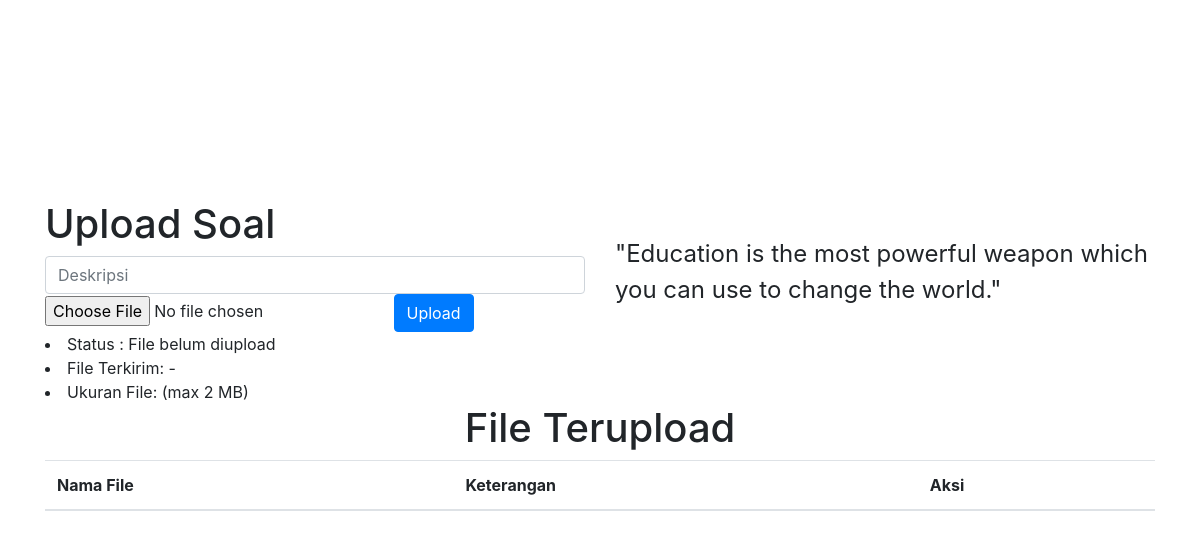
Before: /upload.php with the older database file.
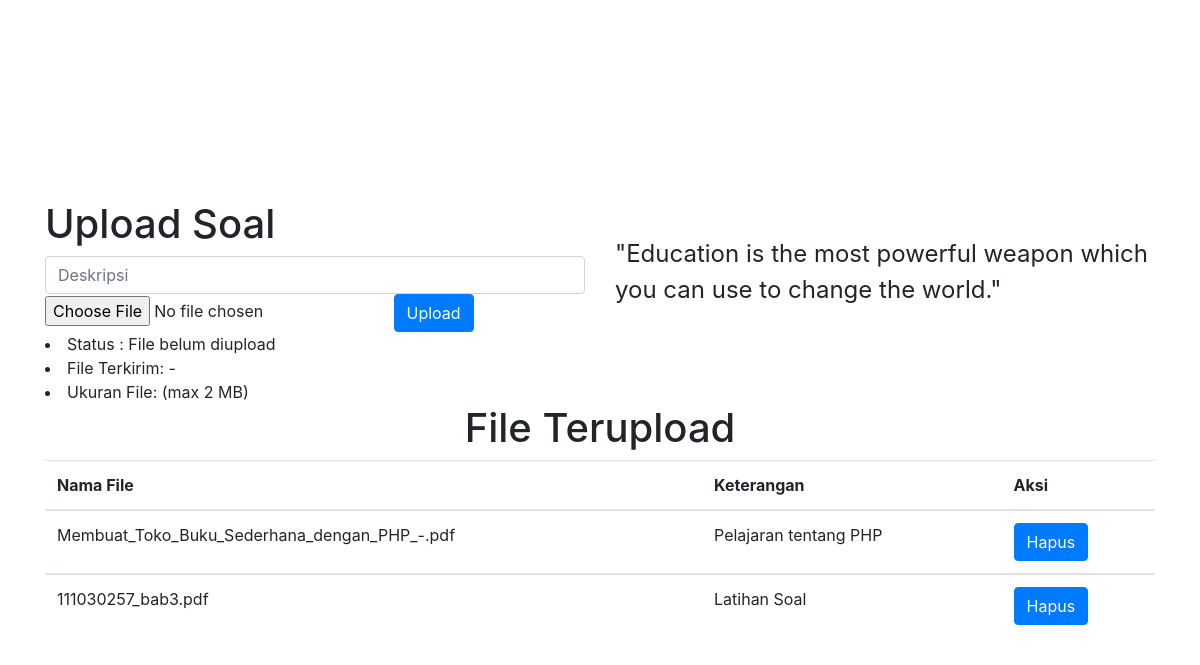
After: the same page with the newer database file.
### tables this page shows
CREATE TABLE `upload` (
  `id_file` int(11) NOT NULL,
  `nama` varchar(255) NOT NULL,
  `keterangan` text NOT NULL
);

### upload.php (the view, shortened to what this page needs)
<?php
require_once("koneksi.php");
$status = "File belum diupload";
$file_name = "-";
$file_size = "(max 2 MB)";
?>
<!DOCTYPE html>
<html>
<head>
    <link rel="stylesheet" href="https://cdnjs.cloudflare.com/ajax/libs/twitter-bootstrap/4.0.0/css/bootstrap.min.css">
    <link rel="stylesheet" href="https://cdnjs.cloudflare.com/ajax/libs/font-awesome/4.7.0/css/font-awesome.min.css">
    <link rel="stylesheet" href="https://cdnjs.cloudflare.com/ajax/libs/ionicons/2.0.1/css/ionicons.min.css">
    <link rel="stylesheet" href="https://cdnjs.cloudflare.com/ajax/libs/aos/2.1.1/aos.css">
    <link rel="stylesheet" href="https://cdnjs.cloudflare.com/ajax/libs/Swiper/3.3.1/css/swiper.min.css">
    <link rel="stylesheet" href="assets/css/styles.min.css">
</head>
<body>
    <nav class="navbar navbar-light navbar-expand-md fixed-top visible" data-aos="flip-up" data-aos-delay="900" style="background-color:#72aeda;color:rgb(205,207,208);">
        <div class="container-fluid"><a class="navbar-brand" href="#" style="color:#ffffff;"><strong></strong></a>
            <div
                class="collapse navbar-collapse justify-content-end" id="navcol-1">
                <ul class="nav navbar-nav">
                    <li class="nav-item" role="presentation"><a class="nav-link active" href="beranda_admin.php" style="color:#ffffff;padding:14px;">Beranda</a></li>
                    <li class="nav-item" role="presentation"><a class="nav-link" href="logout.php" style="color:#ffffff;"><button class="btn btn-primary" type="button">Keluar</button></a></li>
                </ul>
        </div>
        </div>
    </nav>
    <h1 class="text-center" style="padding:96px;"></h1>
     <?php
        $sql = 'SELECT * FROM upload';
        $result = mysqli_query($con, $sql);
    ?>
    <div>
        <div class="container">
            <div class="row">
                <div class="col-md-6">
                    <form method="post" enctype="multipart/form-data">
                        <h1>Upload Soal</h1><input class="form-control" type="text" placeholder="Deskripsi" name="deskripsi"><input type="file" style="padding:0px;" name="file">
                        <button class="btn btn-primary" type="submit" name="submit">Upload</button></form>
                        <a>
                        <li>Status : <?php echo $status; ?> </li>
                        <li>File Terkirim: <?php echo $file_name;  ?> </li>
                        <li>Ukuran File: <?php echo $file_size;  ?> </li>
                        </a>
                </div>
                <div class="col-md-6">
                    <p style="font-size:24px;"><br>"Education is the most powerful weapon which you can use to change the world."<br></p>
                </div>
            </div>
        </div>
    </div>
    <div class="container">
        <h1 class="text-center">File Terupload</h1>
        <div class="table-responsive">
            <table class="table">
                <thead>
                    <tr>
                        <th>Nama File</th>
                        <th>Keterangan</th>
                        <th>Aksi</th>
                    </tr>
                </thead>
                <?php while($product = mysqli_fetch_object($result)) { ?>
                <tbody>
                    <tr>
                        <td> <?php echo $product->nama; ?> </td>
                        <td> <?php echo $product->keterangan; ?> </td>
                        <td> <a href="upload.php?id=<?php echo $product->id_file; ?>" onclick="return confirm('Are you sure?')" ><button class="btn btn-primary" type="button">Hapus</button></a></td>
                    </tr>
                </tbody>
                <?php } ?>
            </table>
        </div>
    </div>
</body>
</html>

Changed rows visible on the page:
added upload: nama "Membuat_Toko_Buku_Sederhana_dengan_PHP_-.pdf", keterangan "Pelajaran tentang PHP"
added upload: nama "111030257_bab3.pdf", keterangan "Latihan Soal"
